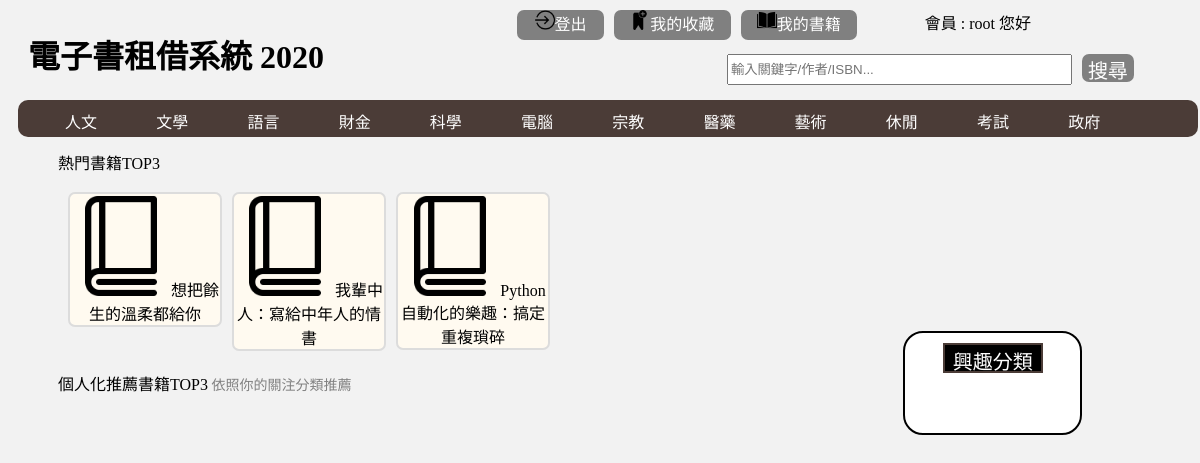
/index.php (signed in), run on the app's committed database.
### tables this page shows
CREATE TABLE `category_t` (
  `CID` varchar(3) NOT NULL COMMENT '分類編號',
  `Cname` varchar(5) NOT NULL COMMENT '分類名稱'
);

### menu.php (the view, shortened to what this page needs)
<?php
	$link = readDb();
	$sql= "SELECT CID,Cname from category_t";
	$result = @mysqli_query($link,$sql);
	while($rs = mysqli_fetch_row($result)){
		echo "<div class = 'drop'><li class='category'><a  href='search.php?categorys={$rs[0]}'>".$rs[1]."</a></li>
		<div class='subscribe'><button onclick=location.href='submit.php?category=".$rs[0]."&subscribe=1'>關注</button></div>
		</div>";
	}
 ?>

### css/index.css (style rules this page uses)
body { font-family: Microsoft JhengHei,Comfortaa, cursive; background-color: #f2f2f2; }
a { text-decoration:none; color: black; }
.menu li { display:block; text-align:center; position:relative; padding: 4px 2px 4px 2px; margin-right:5px; margin-top:5px; border:none; }
.menu a { color: white; text-decoration: none; }
.drop { float: left; width: 8%; overflow: hidden; padding : 0px; }

### data on the page
category_t: Cname "人文"
category_t: Cname "文學"
category_t: Cname "語言"
category_t: Cname "財金"
category_t: Cname "科學"
category_t: Cname "電腦"
category_t: Cname "宗教"
category_t: Cname "醫藥"
category_t: Cname "藝術"
category_t: Cname "休閒"
category_t: Cname "考試"
category_t: Cname "政府"

### other printed values
$name "root"
$po[1] "想把餘生的溫柔都給你"
$po[1] "我輩中人：寫給中年人的情書"
$po[1] "Python 自動化的樂趣：搞定重複瑣碎"
